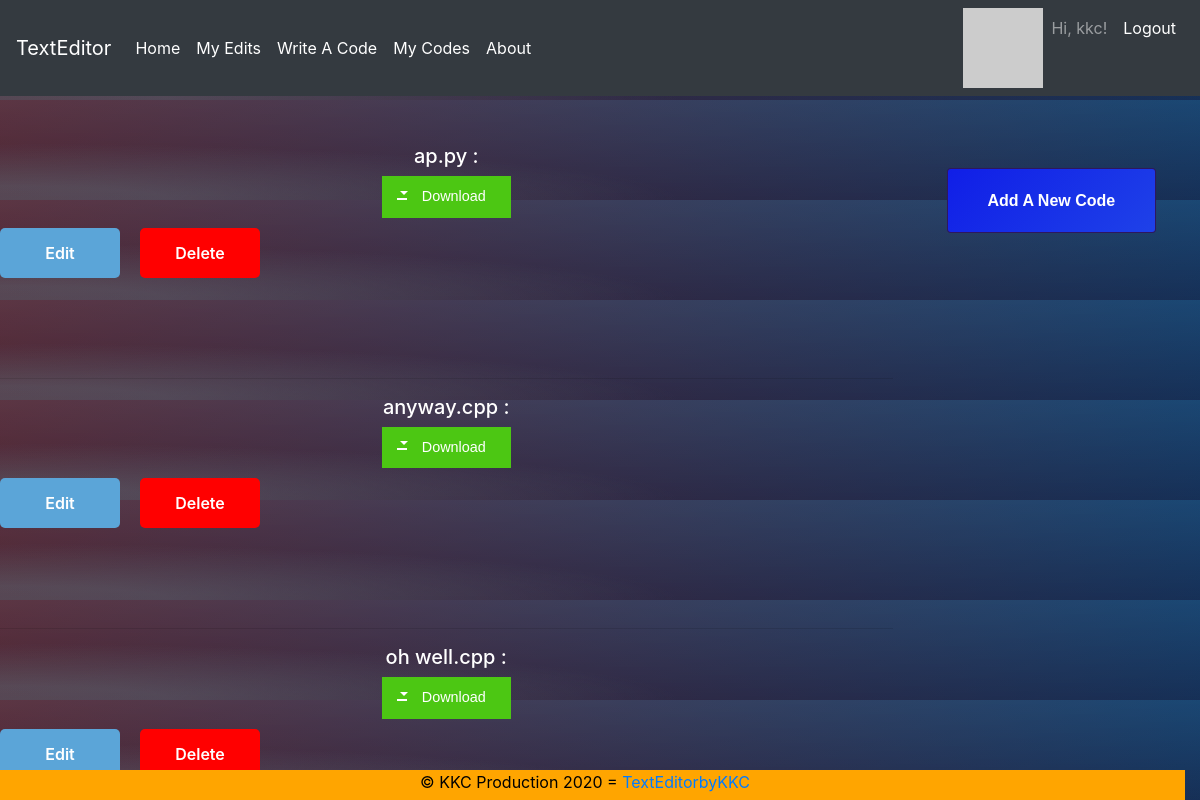
The page /mycodes (signed in) on the database as committed earlier.
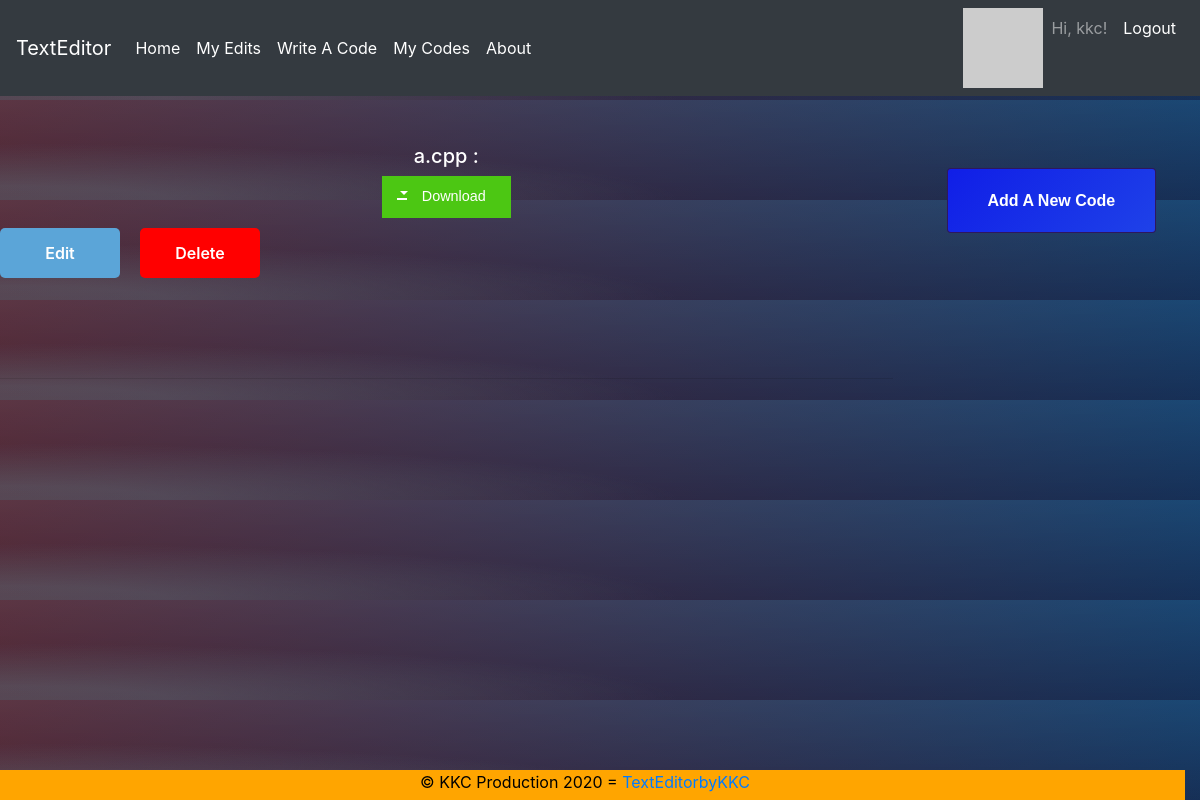
The same page on the database as committed later.
### app/models.py (models this page shows, shortened)
class User(UserMixin, db.Model):
    id = db.Column(db.Integer, primary_key=True)
    username = db.Column(db.String(64), index=True, unique=True)
    email = db.Column(db.String(120), index=True, unique=True)
    password_hash = db.Column(db.String(128))
    posts = db.relationship('EditorData', backref='author', lazy='dynamic')
    codes = db.relationship('CodeData', backref='author', lazy='dynamic')
    def avatar(self, size):
        digest = md5(self.email.lower().encode('utf-8')).hexdigest()
        return 'https://www.gravatar.com/avatar/{}?d=identicon&s={}'.format(
            digest, size)

class CodeData(db.Model):
    id = db.Column(db.Integer, primary_key=True)
    name = db.Column(db.Text)
    code = db.Column(db.Text)
    user_id = db.Column (db.Integer, db.ForeignKey('user.id'))

### app/routes.py (the view)
@app.route('/mycodes')
@login_required
def displaycodes():
    codes = CodeData.query.order_by(CodeData.id.desc()).filter_by(author=current_user).all()
    return render_template('mycodes.html', codes=codes, title='My Codes')

### app/models.py (called while the page is built)
@login.user_loader
def load_user(id):
    return User.query.get(int(id))

### app/templates/mycodes.html
{% extends "base.html" %}
{% block content %}
<br><br>
<div class="row">
  <div class="col-lg-9 col-md-9 col-sm-6" >
{% for code in codes %}
<div>
  <center>  <b><h5>{{ code.name }} :</h5></b><a href="/downloadcode/{{code.id}}" class="buttonDownload" download="{{code.name}}" >Download</a></center>
  <center>
    <a href="/editcodes/{{code.id}}" title="Edit" class="button btnFloat btnBlueGreen">Edit</a>  <a  href="/deletecodes/{{code.id}}" title="Button slide purple" class="button btnSlide btnPurple">
    <span class="top" data-content="Delete">Delete</span>
    <span class="bottom" data-content="Edit">Sure?</span></a> </center> <br>
    <br> <br><br>
        <br>
       <br>
       <hr>
</div>
{% endfor %}
</div>
<div class="col-lg-3 col-md-3 col-sm-3" >
  <a href="/codingtab" target="_blank" class="btn --animated">
    <span>Add A New Code</span>
  </a></div>
{% endblock %}

### app/templates/base.html (shortened to what this page needs)
<!DOCTYPE html>
<html lang="en">
<head>
    <link rel="stylesheet" href="https://stackpath.bootstrapcdn.com/bootstrap/4.1.3/css/bootstrap.min.css">
</head>
<body>
  <div class="fixed-top">
  <nav class="navbar navbar-expand-md navbar-dark bg-dark justify-content-end">
    <a class="navbar-brand" href="{{url_for('index')}}">TextEditor</a>
    <div class="collapse navbar-collapse" id="navbarSupportedContent">
      <ul class="navbar-nav ">
        <li class="nav-item active">
          <a class="nav-link" href="{{ url_for('index') }}">Home<span class="sr-only">(current)</span></a>
        </li>
        {% if current_user.is_anonymous %}
        <li class="nav-item active">
          <a class="nav-link" href="{{ url_for('login') }}">login</a>
        </li>
        {% else %}
        <li class="nav-item active">
          <a class="nav-link" href="/myedits">My Edits</a>
        </li>
        <li class="nav-item active">
          <a class="nav-link" href="/codingtab">Write A Code<span class="sr-only">(current)</span></a>
        </li>
        <li class="nav-item active">
          <a class="nav-link" href="/mycodes">My Codes</a>
        </li>
        <li class="nav-item active">
          <a class="nav-link" href="/about">About</a>
        </li>
      </ul>
    </div>
    <div class="collapse navbar-collapse flex-grow-0" id="navbarSupportedContent">
      <ul class="navbar-nav text-right">
      <li>
        <img src="{{ current_user.avatar(50) }}">
      </li>
      <li class="nav-item" >
        <a class="nav-link"> Hi, {{ current_user.username }}!</a></li>
        <li class="nav-item active">
           <a class="nav-link" href="{{ url_for('logout') }}">Logout</a></li>
        {% endif %}
      </ul>
    </div>
  </nav>
                {% block content %}      {% endblock %}
  </html>
<footer><center>© KKC Production 2020 =
  <a href="{{ url_for('index')}}"> TextEditorbyKKC</a> </center>
</footer>
</body>
</html>

### app/templates/base.html (style rules this page uses)
a.button { display: block; position: relative; float: left; width: 120px; padding: 0; margin: 10px 20px 10px 0; font-weight: 600; text-align: center; line-height: 50px; color: #FFF; border-radius: 5px; transition: all 0.2s ; }
.btnBlueGreen { background: #00AE68; }
.btnPurple { background: #A74982; }
.buttonDownload { display: inline-block; position: relative; padding: 10px 25px; background-color: #4CC713; color: white; font-family: sans-serif; text-decoration: none; font-size: 0.9em; text-align: center; text-indent: 15px; }
.buttonDownload:before, .buttonDownload:after { content: ' '; display: block; position: absolute; left: 15px; top: 52%; }
.buttonDownload:before { width: 10px; height: 2px; border-style: solid; border-width: 0 2px 2px; }
.buttonDownload:after { width: 0; height: 0; margin-left: 3px; margin-top: -7px; border-style: solid; border-width: 4px 4px 0 4px; border-color: transparent; border-top-color: inherit; animation: downloadArrow 2s linear infinite; animation-play-state: paused; }
.btnSlide .top { position: absolute; top: 0px; left: 0; width: 120px; height: 50px; background: #00AE68; z-index: 10; transition: all 0.2s ; border-radius: 5px; }
.btnSlide.btnPurple .top { background: red; }
.btnSlide .bottom { position: absolute; top: 0; left: 0; width: 120px; height: 50px; color: #000; z-index: 5; border-radius: 5px; }
.btnFloat { background: none; box-shadow: 0px 0px 0px 0px rgba(0, 0, 0, 0.5); }
.btnFloat:before { content: 'Edit'; display: block; position: absolute; top: 0; left: 0; width: 120px; height: 50px; border-radius: 5px; transition: all 0.2s ; }
.btnBlueGreen.btnFloat:before { background: rgb(91,165, 216); }
.btnFloat:before { box-shadow: 0px 0px 0px 0px rgba(0, 0, 0, 0.4); }
body { margin-top: 100px; display: flex; color: white; background: #092756; background: -moz-radial-gradient(0% 100%, ellipse cover, rgba(104,128,138,.4) 10%,rgba(138,114,76,0) 40%),-moz-linear-gradient(top, rgba(57,173,219,.25) 0%, rgba(42,60,87,.4) 100%), -moz-linear-gradient(-45deg, #670d10 0%, #092756 100%); background: -webkit-radial-gradient(0% 100%, ellipse cover, rgba(104,128,138,.4) 10%,rgba(138,114,76,0) 40%), -webkit-linear-gradient(top, rgba(57,173,219,.25) 0%,rgba(42,60,87,.4) 100%), -webkit-linear-gradient(-45deg, #670d10 0%,#092756 100%); background: -o-radial-gradient(0% 100%, ellipse cover, rgba(104,128,138,.4) 10%,rgba(138,114,76,0) 40%), -o-linear-gradient(top, rgba(57,173,219,.25) 0%,rgba(42,60,87,.4) 100%), -o-linear-gradient(-45deg, #670d10 0%,#092756 100%); background: -ms-radial-gradient(0% 100%, ellipse cover, rgba(104,128,138,.4) 10%,rgba(138,114,76,0) 40%), -ms-linear-gradient(top, rgba(57,173,219,.25) 0%,rgba(42,60,87,.4) 100%), -ms-linear-gradient(-45deg, #670d10 0%,#092756 100%); background: -webkit-radial-gradient(0% 100%, ellipse cover, rgba(104,128,138,.4) 10%,rgba(138,114,76,0) 40%), linear-gradient(to bottom, rgba(57,173,219,.25) 0%,rgba(42,60,87,.4) 100%), linear-gradient(135deg, #670d10 0%,#092756 100%); overflow: auto; }
footer { z-index: 999; position: fixed; bottom:0; width:100%; height:30px; background:orange; color:black; }
:root { --font: 1rem/1.2 "helvetica", sans-serif; --bg-hover: linear-gradient( 135deg, #101ee7 0%, #2654e9 20%, #62d6fa 37%, #fff 50%, #fc35ca 66%, #7559ff 72%, #101ee7 100% ); --btn-color: #2e175e; }
.btn { display: table; text-align: center; color: #ffffff; text-decoration: none; position: relative; font: var(--font); font-weight: bold; padding: 22px 40px; background-color: var(--btn-color); overflow: hidden; margin: 24px; }
.--animated { transition: all 1s; }
.--animated span { position: relative; z-index: 9; }
.--animated:after { height: 100%; width: 2000px; transition: all 1s; background: var(--bg-hover); }
.--animated:before { height: 26px; width: 100%; top: -50px; z-index: 10; opacity: 0; background-color: rgba(255, 255, 255, 0.15); }
.--animated:before, a:after { position: absolute; top: 0; left: 0; z-index: 7; display: block; content: ""; }

Rows that differ between the two databases and show on the page:
removed CodeData: name "ap.py"
removed CodeData: name "anyway.cpp"
removed CodeData: name "oh well.cpp"
added CodeData: name "a.cpp"
